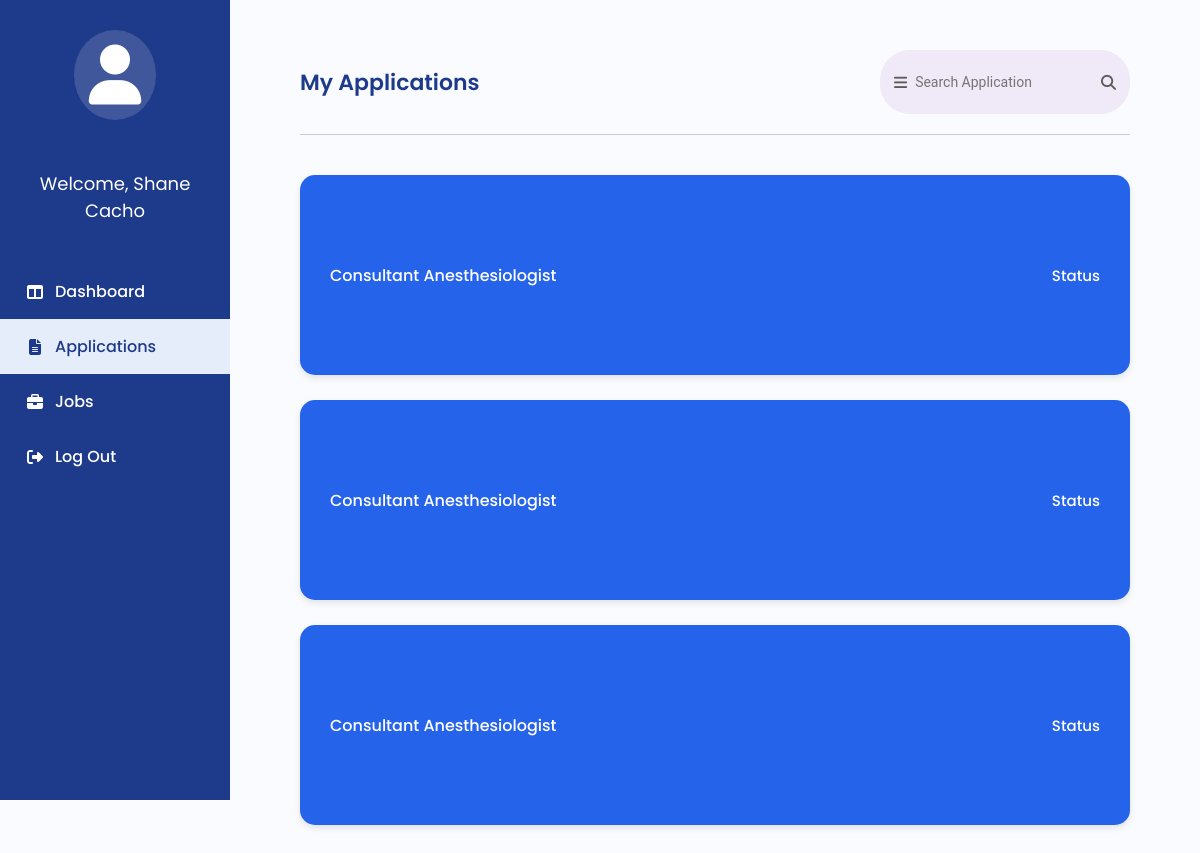
The app's page /Applicant_Application.php, older data.
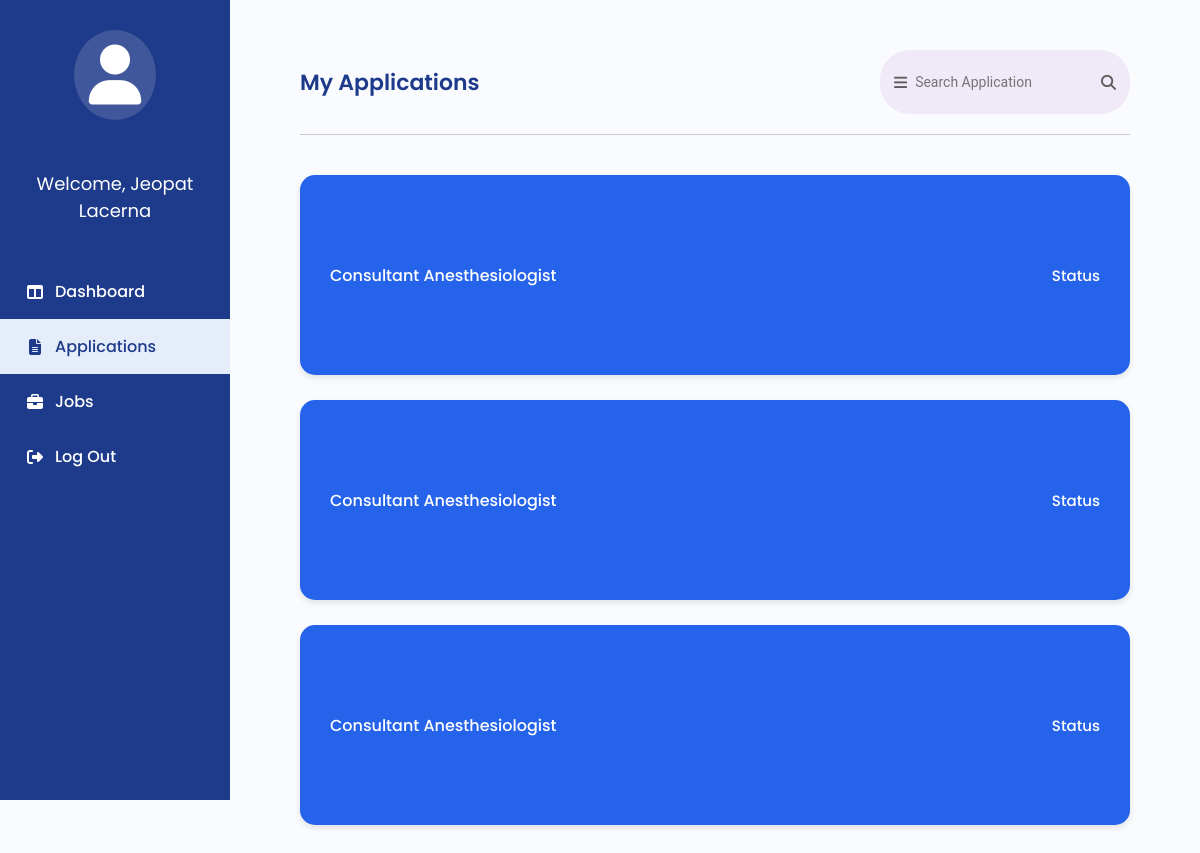
The same page, newer data.
### tables this page shows
CREATE TABLE `user` (
  `user_id` varchar(100) NOT NULL,
  `applicant_employee_id` varchar(100) DEFAULT NULL,
  `email` varchar(100) NOT NULL,
  `password` varchar(255) NOT NULL,
  `role` varchar(50) NOT NULL,
  `fullname` varchar(150) NOT NULL,
  `status` varchar(20) NOT NULL,
  `created_at` datetime NOT NULL,
  `profile_pic` varchar(255) DEFAULT NULL,
  `reset_token` varchar(255) NOT NULL,
  `token_expiry` varchar(255) NOT NULL,
  `sub_role` varchar(50) DEFAULT NULL
);

### Applicant_Application.php (the view, shortened to what this page needs)
<?php
require 'admin/db.connect.php';
$applicantnameQuery = $conn->query("SELECT fullname FROM user WHERE role = 'Applicant'");
if ($applicantnameQuery && $row = $applicantnameQuery->fetch_assoc()) {
    $applicantname = $row['fullname'];
}
?>
<!DOCTYPE html>
<html lang="en">
<head>
  <link rel="stylesheet" href="https://cdnjs.cloudflare.com/ajax/libs/font-awesome/6.5.0/css/all.min.css">
  <link rel="stylesheet" href="applicant.css">
</head>
<body>
  <div class="sidebar">
    <a href="Applicant_Profile.php" class="profile">
      <i class="fa-solid fa-user"></i>
    </a>
    <div class="sidebar-name">
            <p><?php echo "Welcome, $applicantname"; ?></p>
        </div>
    <ul class="nav">
      <li><a href="Applicant_Dashboard.php"><i class="fa-solid fa-table-columns"></i>Dashboard</a></li>
      <li class="active"><a href="Applicant_Applications.php"><i class="fa-solid fa-file-lines"></i>Applications</a>
      </li>
      <li><a href="Applicant_Jobs.php"><i class="fa-solid fa-briefcase"></i>Jobs</a></li>
      <li><a href="Applicant_Login.php"><i class="fa-solid fa-right-from-bracket"></i>Log Out</a></li>
    </ul>
  </div>
  <div class="main-content">
    <div class="header">
      <h2>My Applications</h2>
      <div class="search-box">
        <i class="fa-solid fa-bars"></i>
        <input type="text" placeholder="Search Application">
        <i class="fa-solid fa-magnifying-glass"></i>
      </div>
    </div>
    <hr>
    <div class="applications-container">
      <div class="application-card">
        <span class="job-title">Consultant Anesthesiologist</span>
        <span class="status">Status</span>
      </div>
      <div class="application-card">
        <span class="job-title">Consultant Anesthesiologist</span>
        <span class="status">Status</span>
      </div>
      <div class="application-card">
        <span class="job-title">Consultant Anesthesiologist</span>
        <span class="status">Status</span>
      </div>
    </div>
  </div>
</body>
</html>

Row changes from the older to the newer data that the page shows:
removed user: fullname "Shane Cacho"
now on this page (row edited): user: fullname "Jeopat Lacerna"
